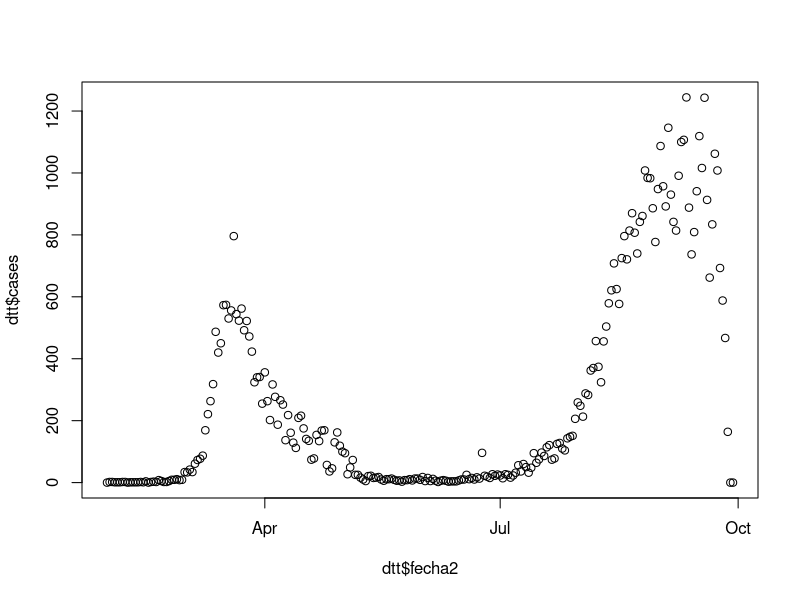
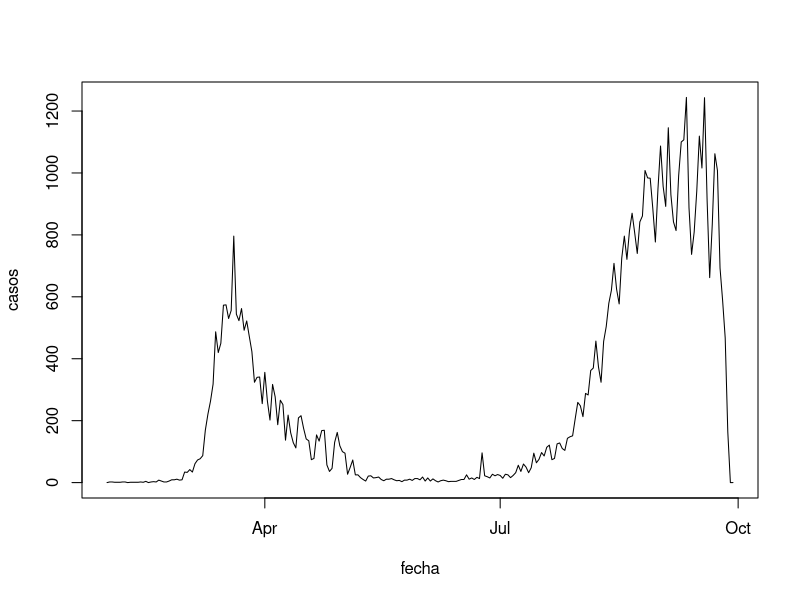
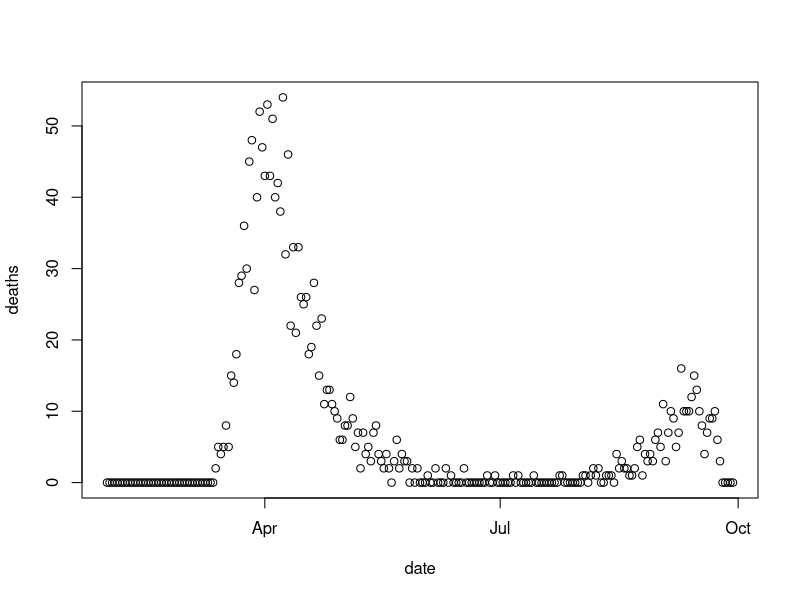
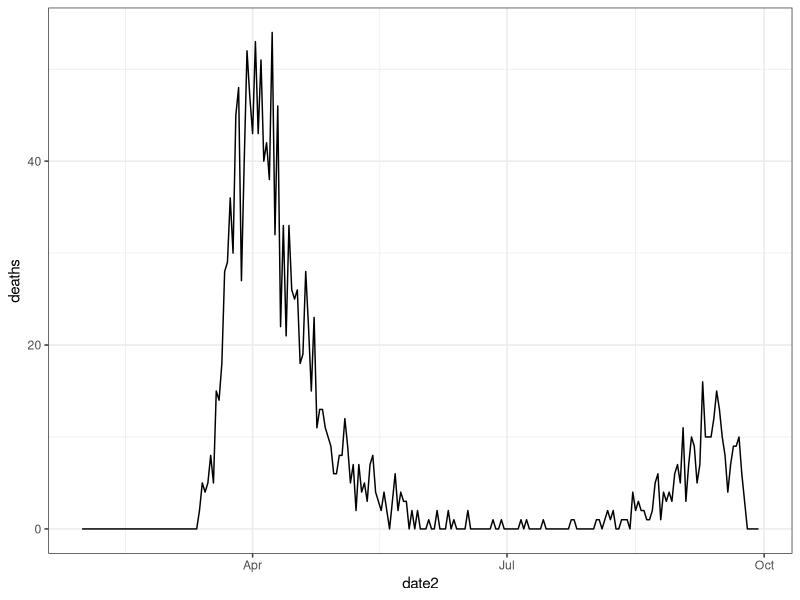

The R script that drew these images, in order:
dtt <- read.csv("andalucia_data.csv", as.is = T)

## fecha and date column in data are of type character.
# We can convert them to Date type

dtt$fecha2 <- as.Date(dtt$fecha, format = "%Y/%m/%d")
dtt$date2 <- as.Date(dtt$date, format = "%Y-%m-%d")

## plot using base R

plot(dtt$fecha2, dtt$cases)

plot(dtt$fecha2, dtt$cases, type = "l", xlab = "fecha", ylab = "casos")

plot(dtt$date2, dtt$deaths, xlab = "date", ylab = "deaths")


## using ggplot2
library(ggplot2)

ggplot(data = dtt, aes(x = date2, y = deaths)) +
  geom_line() +
  theme_bw()

